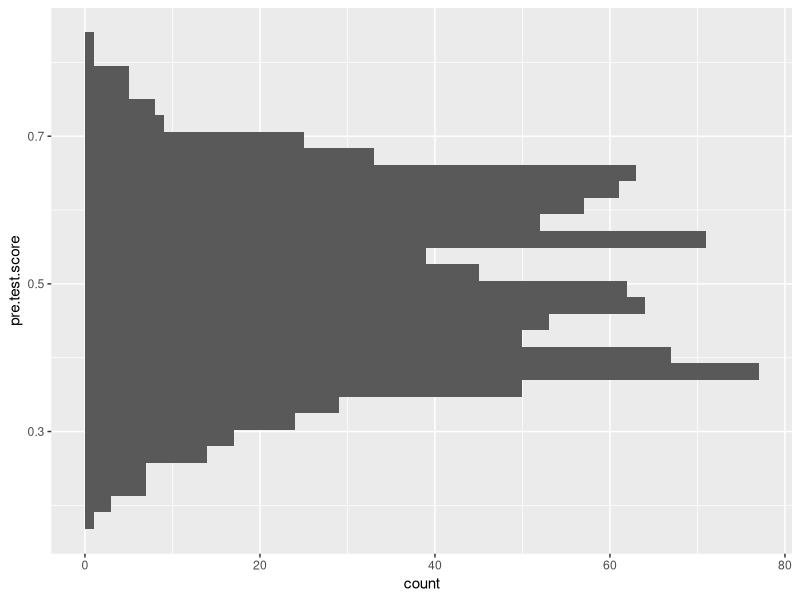
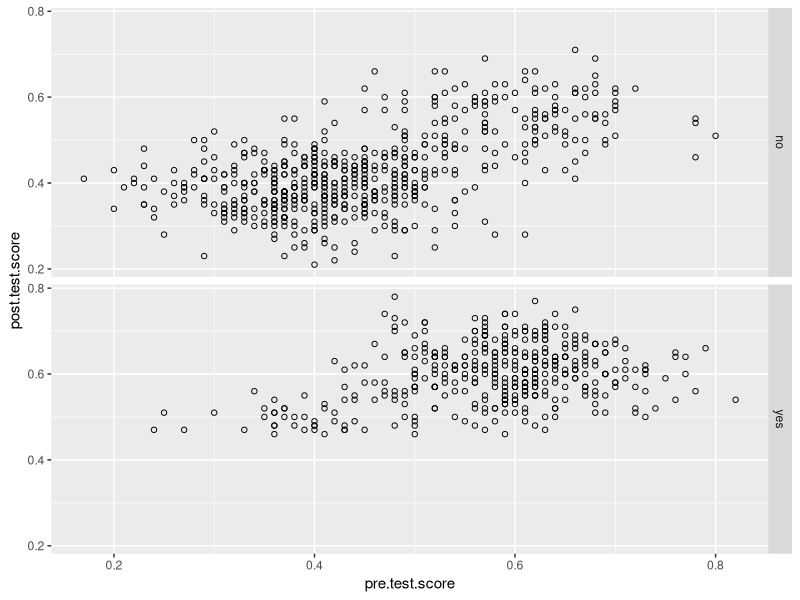
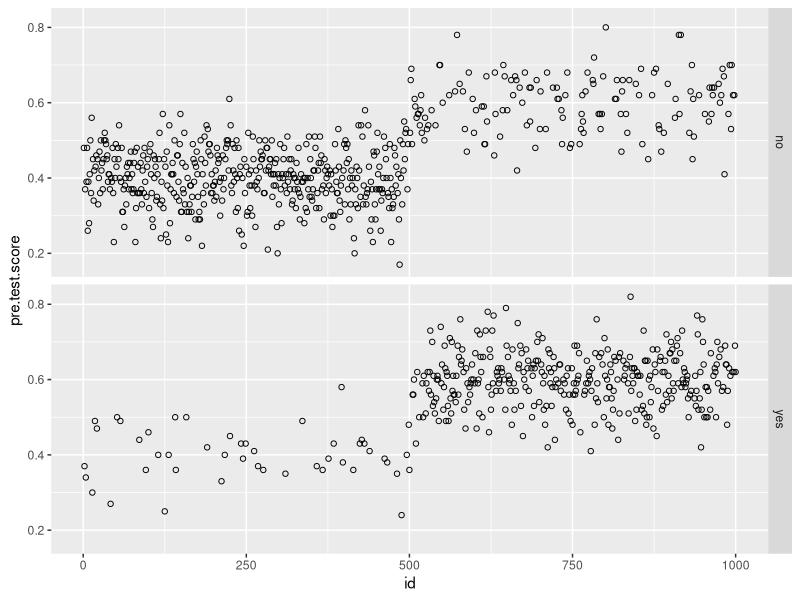
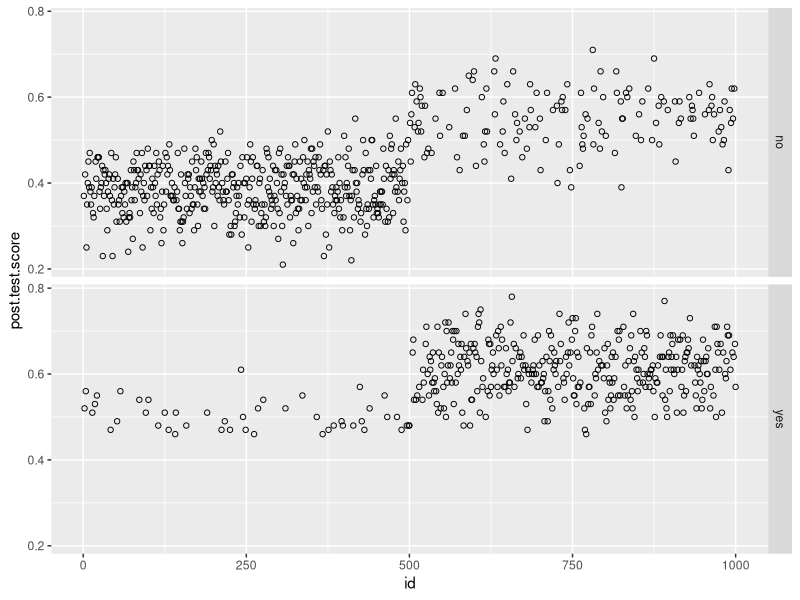
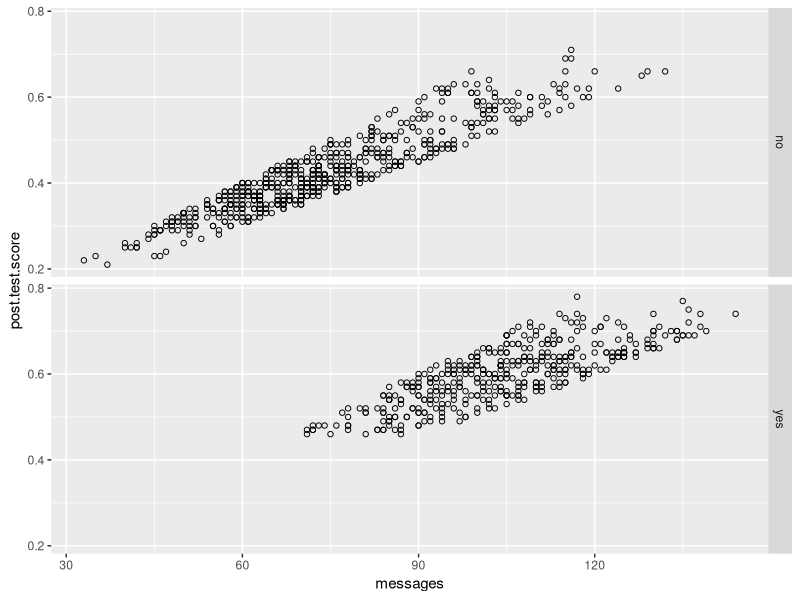
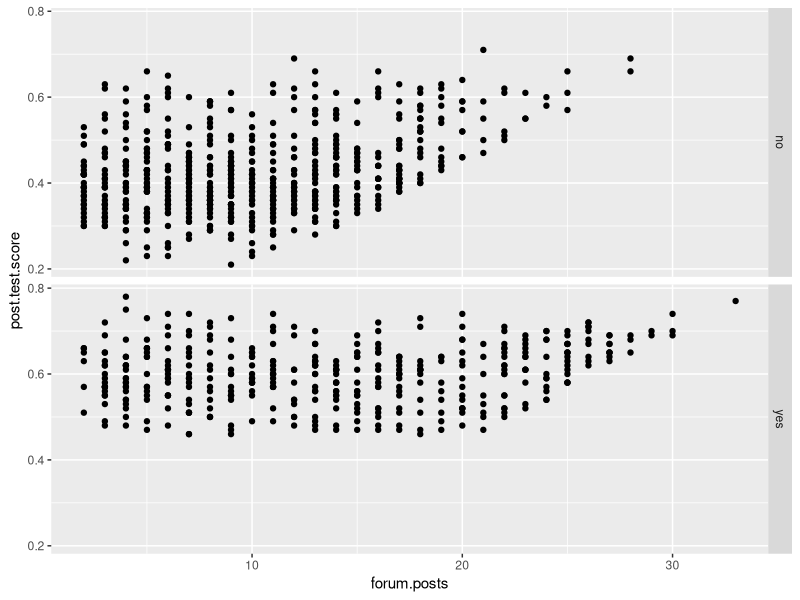
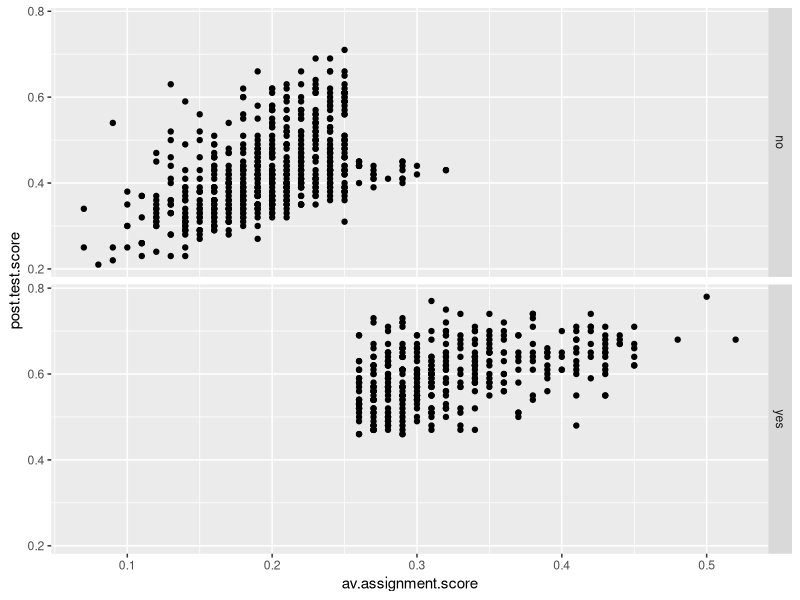
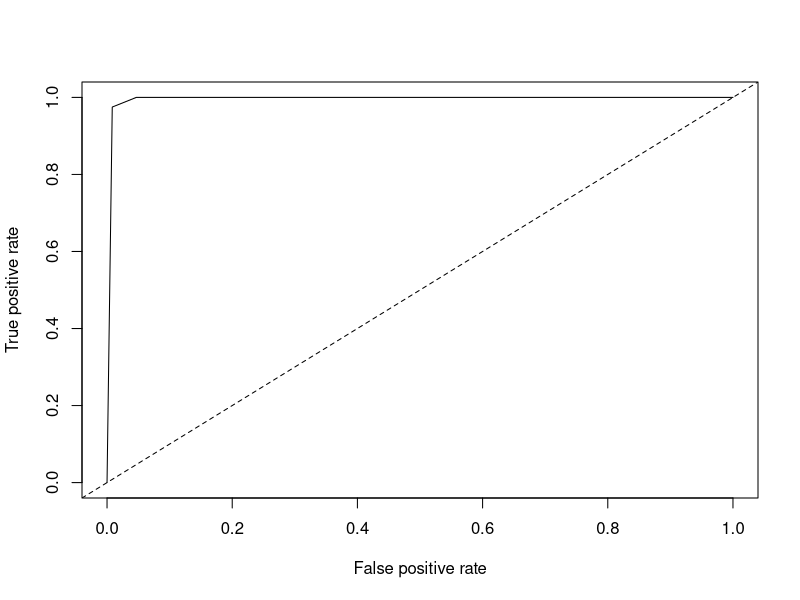

Recreate these plots in R, in order.
## ---- chunk 1
D1<-read.csv("online.data.csv")
## ---- chunk 2
#Start by creating histograms of the distributions for all variables (#HINT: look up "facet" in the ggplot documentation)
library(ggplot2)
M1<-ggplot(D1, aes(y=pre.test.score)) + geom_histogram()
M1
M2<-ggplot(D1, aes(x=post.test.score)) + geom_histogram(colour="white")
M3<-ggplot(D1, aes(x=pre.test.score)) + geom_histogram(colour="white")
M4<-ggplot(D1, aes(x=messages)) + geom_histogram(colour="white")
M5<-ggplot(D1, aes(x=forum.posts)) + geom_histogram(colour="white")
M6<-ggplot(D1, aes(x=av.assignment.score)) + geom_histogram(colour="white")
M7<-ggplot(D1, aes(x=level.up)) + geom_histogram(colour="white")

#Then visualize the relationships between variables
C1<-ggplot(D1, aes(x=pre.test.score, y=post.test.score)) + geom_point(shape=1)
C1 + facet_grid(level.up ~ .)
C2<-ggplot(D1, aes(x=id,y=pre.test.score)) + geom_point(shape=1)
C2 + facet_grid(level.up ~ .)
C3<-ggplot(D1, aes(x=id,y=post.test.score)) + geom_point(shape=1)
C3 + facet_grid(level.up ~ .)
C4<-ggplot(D1, aes(x=messages, y=post.test.score)) + geom_point(shape=1)
C4+facet_grid(level.up ~ .) #interesting graph shows students who level up usually posted more messages
C5<-ggplot(D1,aes(x=forum.posts, y=post.test.score)) + geom_point()
C5+facet_grid(level.up ~ .) #doesn't show any obvious correlation between forum.posts and post.test.score
C6<-ggplot(D1,aes(x=av.assignment.score, y=post.test.score)) + geom_point()
C6+facet_grid(level.up ~ .) # shows that those students who leveled up usually scored higher on the assignments

#Try to capture an intution about the data and the relationships

#The students who posted > 90 messages usually leveled up. Then if a student had an average assignment score of > 0.25 then they usually leveled up. The students who scored > 0.5 on the pre.test.score usually leveled up as well. Forum.posts did not show an obvious pattern.
## ---- chunk 3
#Create a classification tree that predicts whether a student "levels up" in the online course using three variables of your choice (As we did last time, set all controls to their minimums)

#The three variables I will use is pre.test.score, messages, and av.assignment.score.
library(rpart)

c.tree1 <- rpart(level.up ~ pre.test.score + messages + av.assignment.score , method="class", data=D1)

printcp(c.tree1)

post(c.tree1, file = "ass7_tree1.ps", title = "Online Geography Tutoring System")


#Plot and generate a CP table for your tree 

D1$predict1 <- predict(c.tree1, D1, type = "class")

table(D1$level.up, D1$predict1)

#Generate a probability value that represents the probability that a student levels up based your classification tree 

#Using the equation for Cohen's Kappa, p0 = (390+595)/ 1000 = .985, pe = (605/1000)*(600/1000)+(400/1000)*(395/1000) = 0.521, Kappa = (.985-.521)/(1-.521) = 0.9687

#If this is right then I have a pretty good model! My Cohen Kappa is .9687 so the agreement between my model and the data is pretty good. Is it too good? Is it overfit? Ummm...


D1$pred <- predict(c.tree1, type = "prob")[,2]#Last class we used type = "class" which predicted the classification for us, this time we are using type = "prob" to see the probability that our classififcation is based on.
## ---- chunk 4
install.packages("ROCR")
library(ROCR)

#Plot the curve
pred.detail <- prediction(D1$pred, D1$level.up) 
plot(performance(pred.detail, "tpr", "fpr"))
abline(0, 1, lty = 2)

#Calculate the Area Under the Curve
unlist(slot(performance(pred.detail,"auc"), "y.values")) #Unlist liberates the AUC value from the "performance" object created by ROCR

#Now repeat this process, but using the variables you did not use for the previous model and compare the plots & results of your two models. Which one do you think was the better model? Why?

#For this part I will use the post.test.score and forum.posts variables.
c.tree2 <- rpart(level.up ~ post.test.score +forum.posts , method="class", data=D1)
D1$pred2 <- predict(c.tree2, type = "prob")[,2]

pred2.detail <- prediction(D1$pred2, D1$level.up) 
plot(performance(pred2.detail, "tpr", "fpr"))
abline(0, 1, lty = 2)

#Calculate the Area Under the Curve
unlist(slot(performance(pred2.detail,"auc"), "y.values"))

#My model using messages, av.assignment.score, and pre.test.score had a higher AUC than this model with post.test.score and forum.posts. Thus, my model was better.
## ---- chunk 5
#Look at the ROC plot for your first model. Based on this plot choose a probability threshold that balances capturing the most correct predictions against false positives. Then generate a new variable in your data set that classifies each student according to your chosen threshold.

D1$threshold.pred1 <- 0.001 #just sort of arbitrarily chosen as a very close value to the upper left corner of the ROC curve and slightly lower than the AUC value

#Now generate three diagnostics:

#accuracy = correct predictions/ total predictions
D1$accuracy.model1 <- (390+595)/(1000)

#Precision = TP/(TP+FP)
D1$precision.model1 <- 390/(390+5)

#Recall = TP/(TP+FN)
D1$recall.model1 <- 390/(390+10)

#Finally, calculate Kappa for your model according to:

#First generate the table of comparisons
table1 <- table(D1$level.up, D1$threshold.pred1)

#Convert to matrix
matrix1 <- as.matrix(table1)

#Calculate kappa
kappa(matrix1, exact = TRUE)/kappa(matrix1)

#Now choose a different threshold value and repeat these diagnostics. What conclusions can you draw about your two thresholds?

#I turned my threshold value all the way down to 0.01 and I was still getting a Kappa of "1". Is that first rise of my ROC, the one that is almost vertical, really that steep? I don't know why my threshold reading is off.
